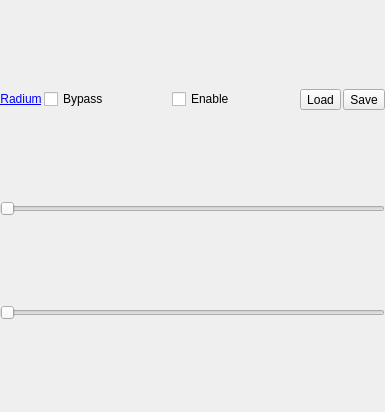
<?xml version="1.0" encoding="UTF-8"?>
<ui version="4.0">
 <class>Compressor_widget</class>
 <widget class="QWidget" name="Compressor_widget">
  <property name="geometry">
   <rect>
    <x>0</x>
    <y>0</y>
    <width>385</width>
    <height>412</height>
   </rect>
  </property>
  <property name="sizePolicy">
   <sizepolicy hsizetype="Preferred" vsizetype="Preferred">
    <horstretch>0</horstretch>
    <verstretch>1</verstretch>
   </sizepolicy>
  </property>
  <property name="windowTitle">
   <string>Radium Compressor</string>
  </property>
  <layout class="QVBoxLayout" name="verticalLayout">
   <property name="spacing">
    <number>0</number>
   </property>
   <property name="margin">
    <number>0</number>
   </property>
   <item>
    <layout class="QHBoxLayout" name="horizontalLayout">
     <property name="spacing">
      <number>2</number>
     </property>
     <property name="sizeConstraint">
      <enum>QLayout::SetFixedSize</enum>
     </property>
     <property name="bottomMargin">
      <number>2</number>
     </property>
     <item>
      <widget class="QLabel" name="radium_url">
       <property name="sizePolicy">
        <sizepolicy hsizetype="Fixed" vsizetype="Fixed">
         <horstretch>0</horstretch>
         <verstretch>0</verstretch>
        </sizepolicy>
       </property>
       <property name="text">
        <string>&lt;A href=&quot;http://users.notam02.no/~kjetism/radium/&quot;&gt;Radium&lt;/A&gt;</string>
       </property>
       <property name="alignment">
        <set>Qt::AlignCenter</set>
       </property>
       <property name="openExternalLinks">
        <bool>true</bool>
       </property>
      </widget>
     </item>
     <item>
      <widget class="QCheckBox" name="bypass">
       <property name="sizePolicy">
        <sizepolicy hsizetype="Minimum" vsizetype="Fixed">
         <horstretch>0</horstretch>
         <verstretch>0</verstretch>
        </sizepolicy>
       </property>
       <property name="text">
        <string>Bypass</string>
       </property>
      </widget>
     </item>
     <item>
      <widget class="QCheckBox" name="enable_checkbox">
       <property name="sizePolicy">
        <sizepolicy hsizetype="Minimum" vsizetype="Fixed">
         <horstretch>0</horstretch>
         <verstretch>0</verstretch>
        </sizepolicy>
       </property>
       <property name="text">
        <string>Enable</string>
       </property>
      </widget>
     </item>
     <item>
      <widget class="QToolButton" name="load_button">
       <property name="sizePolicy">
        <sizepolicy hsizetype="Fixed" vsizetype="Fixed">
         <horstretch>0</horstretch>
         <verstretch>0</verstretch>
        </sizepolicy>
       </property>
       <property name="text">
        <string>Load</string>
       </property>
      </widget>
     </item>
     <item>
      <widget class="QToolButton" name="save_button">
       <property name="sizePolicy">
        <sizepolicy hsizetype="Fixed" vsizetype="Fixed">
         <horstretch>0</horstretch>
         <verstretch>0</verstretch>
        </sizepolicy>
       </property>
       <property name="text">
        <string>Save</string>
       </property>
      </widget>
     </item>
    </layout>
   </item>
   <item>
    <widget class="QSlider" name="attack_slider">
     <property name="enabled">
      <bool>false</bool>
     </property>
     <property name="maximum">
      <number>1000</number>
     </property>
     <property name="orientation">
      <enum>Qt::Horizontal</enum>
     </property>
    </widget>
   </item>
   <item>
    <widget class="QSlider" name="release_slider">
     <property name="enabled">
      <bool>false</bool>
     </property>
     <property name="maximum">
      <number>1000</number>
     </property>
     <property name="orientation">
      <enum>Qt::Horizontal</enum>
     </property>
    </widget>
   </item>
  </layout>
 </widget>
 <resources/>
 <connections/>
</ui>
